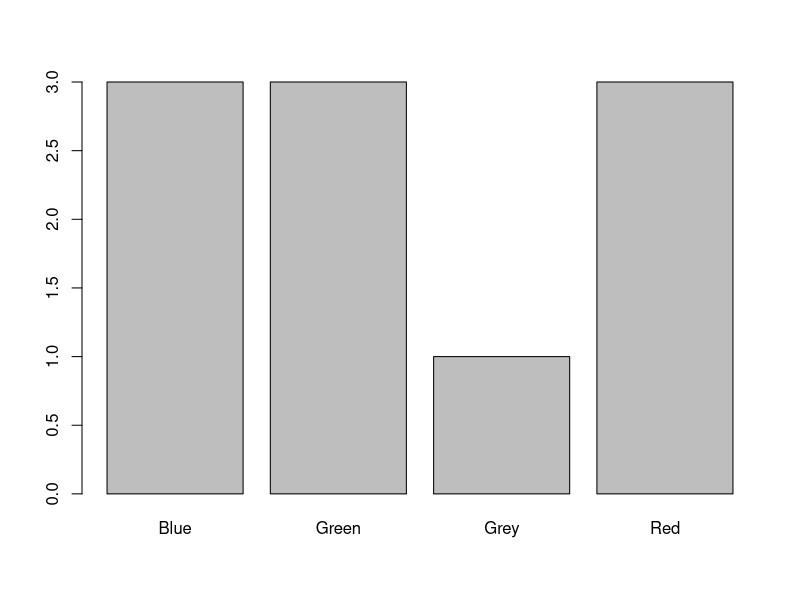
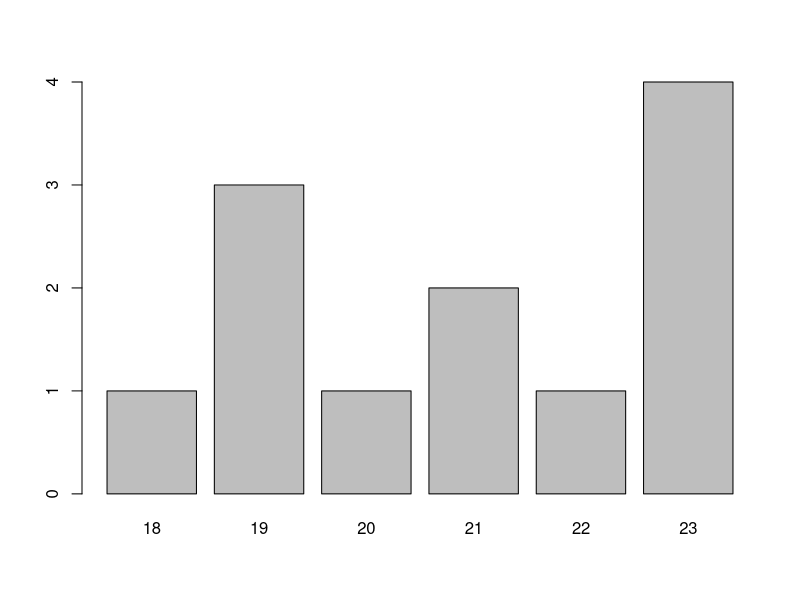

The R source for these figures, in order:
# How to create the frequency distribution table in R?----

# Load the data (qualitative)
color <- c("Blue", "Red", "Green", "Blue", "Green", 
           "Green", "Red", "Grey", "Blue", "Red")


# Create a frequency table for color data
table(color)

# Create the bar plot 
barplot(table(color))


# Load the data (quantitative)
age <- c(18, 19, 19, 19, 20, 21, 21, 22, 23, 23, 23, 23)

# Create a frequency table for age data
table(age)

# Create the bar plot 
barplot(table(age))
